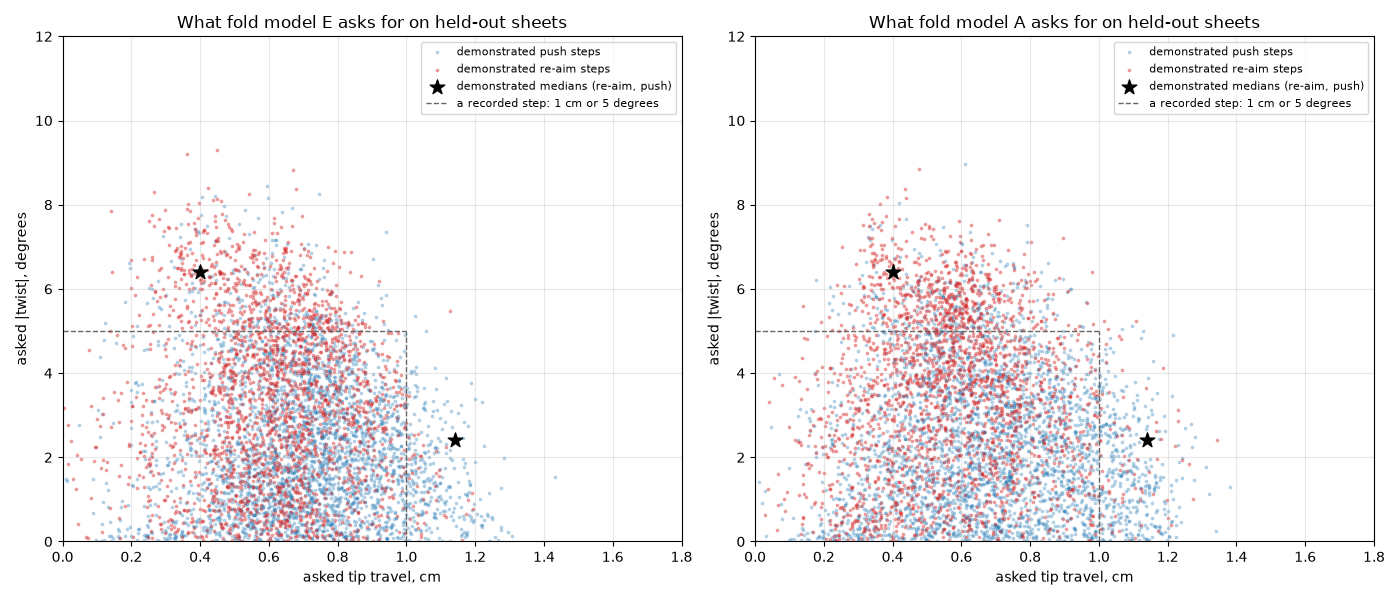

The script that saved this image:
"""
Can the model tell from one picture whether the demonstrator re-aimed (a short tip move with a twist of 5 degrees or
more) or pushed on (about 1 cm of tip travel)? If it cannot, its answer is a blend of both, shorter than a push and
with less twist than a re-aim, and the forearm turns too little per cm whatever the driver does.

Measured with the fold models' whole answers on held-out sheets (fold_steps_E.npz, fold_steps_A.npz).

Output: 11_reaim_or_push.out.txt, 11_reaim_or_push.png
Run from this folder: D:/AI_Project/.venv/Scripts/python.exe 11_reaim_or_push.py
"""

from typing import Dict, Optional

import matplotlib
matplotlib.use("Agg")
from matplotlib import pyplot
import numpy
import pandas

from common import ANALYSIS_PARAMETERS, EVIDENCE_FOLDER, Report, demonstration_frames

REAIM_PARAMETERS = {
    "short_step_cm": 0.7,
    "reaim_twist_deg": 3.0
}



def ranking_score(scores: numpy.ndarray, is_positive: numpy.ndarray) -> float:
    """Return the area under the ROC curve: the chance that a positive row has the higher score than a negative one."""

    order = numpy.argsort(scores)
    ranks = numpy.empty(len(scores))
    ranks[order] = numpy.arange(1, len(scores) + 1)
    positives = int(is_positive.sum())
    negatives = len(scores) - positives
    return float((ranks[is_positive].sum() - positives * (positives + 1) / 2.0) / (positives * negatives))



def main(parameters: Optional[Dict] = None) -> None:
    """Print and draw what the fold models ask for on demonstrated re-aim steps and push steps."""

    settings = dict(REAIM_PARAMETERS)
    settings.update(parameters or {})
    report = Report("11_reaim_or_push.out.txt")
    frames = demonstration_frames()
    moving = frames[frames["action"] != "stop"]
    report.say("RE-AIM OR PUSH ON: what the fold models answer on the two kinds of demonstrated step (held-out sheets; measured)")
    report.say(f"re-aim = tip travel under {settings['short_step_cm']} cm with a twist of {settings['reaim_twist_deg']:.0f} degrees or more; push = tip travel of {settings['short_step_cm']} cm or more")
    report.say("")
    figure, axes = pyplot.subplots(1, 2, figsize = (14, 6))
    for position, model in enumerate(("E", "A")):
        saved = numpy.load(EVIDENCE_FOLDER / f"fold_steps_{model}.npz")
        answers = pandas.DataFrame({"frame_index": saved["frame_index"], "asked_cm": numpy.hypot(saved["forward_cm"], saved["left_cm"]), "asked_twist_deg": saved["twist_deg"]})
        table = moving.merge(answers, on = "frame_index")
        is_reaim = ((table["step_cm"] < settings["short_step_cm"]) & (table["forearm_change_deg"].abs() >= settings["reaim_twist_deg"])).to_numpy()
        is_push = (table["step_cm"] >= settings["short_step_cm"]).to_numpy()
        table = table[is_reaim | is_push]
        is_reaim = is_reaim[is_reaim | is_push]
        report.say(f"MODEL {model}: {int(is_reaim.sum())} re-aim steps, {int((~is_reaim).sum())} push steps")
        report.say(f"   {'':22s} {'demonstrated cm':>15s} {'asked cm':>9s} {'demonstrated |twist|':>20s} {'asked |twist|':>13s} {'demonstrated deg per cm':>23s} {'asked deg per cm':>16s}")
        for name, chosen in (("re-aim steps", table[is_reaim]), ("push steps", table[~is_reaim])):
            report.say(f"   {name:22s} {chosen['step_cm'].median():15.2f} {chosen['asked_cm'].median():9.2f} {chosen['forearm_change_deg'].abs().median():20.2f} {chosen['asked_twist_deg'].abs().median():13.2f} "
                       f"{chosen['forearm_change_deg'].abs().sum() / chosen['step_cm'].sum():23.1f} {chosen['asked_twist_deg'].abs().sum() / chosen['asked_cm'].sum():16.1f}")
        ratio = table["asked_twist_deg"].abs() / numpy.maximum(table["asked_cm"], 0.05)
        report.say(f"   how well the answer tells the two apart (1.0 = always, 0.5 = not at all): by the asked length {ranking_score(-table['asked_cm'].to_numpy(), is_reaim):.2f}, "
                   f"by the asked |twist| {ranking_score(table['asked_twist_deg'].abs().to_numpy(), is_reaim):.2f}, by the asked twist per cm {ranking_score(ratio.to_numpy(), is_reaim):.2f}")
        for sheet, rows in table.groupby("sheet"):
            is_reaim_sheet = ((rows["step_cm"] < settings["short_step_cm"]) & (rows["forearm_change_deg"].abs() >= settings["reaim_twist_deg"])).to_numpy()
            sheet_ratio = rows["asked_twist_deg"].abs() / numpy.maximum(rows["asked_cm"], 0.05)
            report.say(f"      {sheet}: share of re-aim steps {is_reaim_sheet.mean():.2f}; told apart by the asked twist per cm {ranking_score(sheet_ratio.to_numpy(), is_reaim_sheet):.2f}; "
                       f"asked on re-aim steps {rows.loc[is_reaim_sheet, 'asked_cm'].median():.2f} cm and {rows.loc[is_reaim_sheet, 'asked_twist_deg'].abs().median():.1f} degrees, "
                       f"on push steps {rows.loc[~is_reaim_sheet, 'asked_cm'].median():.2f} cm and {rows.loc[~is_reaim_sheet, 'asked_twist_deg'].abs().median():.1f} degrees")
        report.say("")
        axis = axes[position]
        axis.scatter(table.loc[~is_reaim, "asked_cm"][::4], table.loc[~is_reaim, "asked_twist_deg"].abs()[::4], s = 3, alpha = 0.25, color = "tab:blue", label = "demonstrated push steps")
        axis.scatter(table.loc[is_reaim, "asked_cm"][::2], table.loc[is_reaim, "asked_twist_deg"].abs()[::2], s = 3, alpha = 0.35, color = "tab:red", label = "demonstrated re-aim steps")
        axis.scatter([0.40, 1.14], [6.4, 2.4], s = 120, marker = "*", color = "black", zorder = 5, label = "demonstrated medians (re-aim, push)")
        axis.plot([0, 1.0], [5.0, 5.0], color = "0.4", linewidth = 1, linestyle = "--")
        axis.plot([1.0, 1.0], [0.0, 5.0], color = "0.4", linewidth = 1, linestyle = "--", label = "a recorded step: 1 cm or 5 degrees")
        axis.set_xlim(0, 1.8)
        axis.set_ylim(0, 12)
        axis.set_xlabel("asked tip travel, cm")
        axis.set_ylabel("asked |twist|, degrees")
        axis.set_title(f"What fold model {model} asks for on held-out sheets")
        axis.legend(fontsize = 8)
        axis.grid(alpha = 0.3)
    figure.tight_layout()
    figure.savefig(EVIDENCE_FOLDER / "11_reaim_or_push.png", dpi = 100)
    report.save()



if __name__ == "__main__":
    main()
